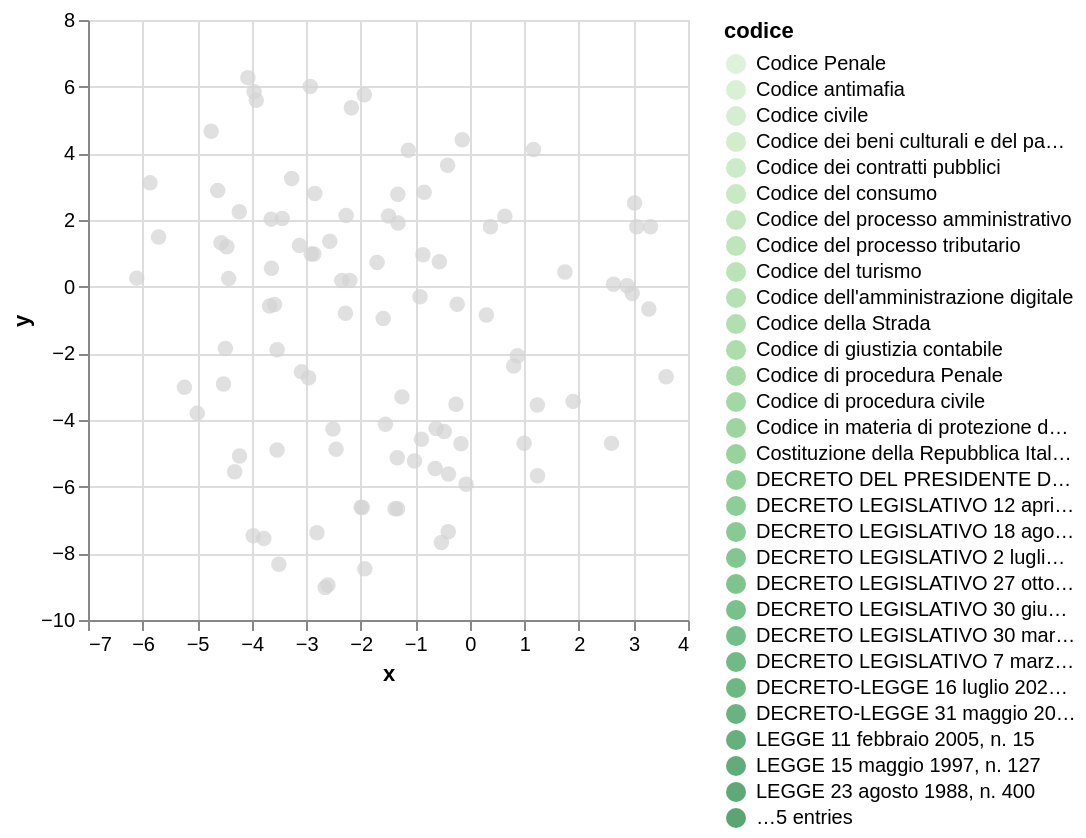

Write a Vega-Lite specification for this figure.
### Vega-Lite specification from a JSON file in a GitHub repository (floating-point values rounded to 4 significant figures)
{"config": {"view": {"continuousWidth": 300, "continuousHeight": 300}}, "data": {"name": "data-4ca718be0612392f8a6ee9886c7cbef7"}, "mark": {"type": "circle", "size": 60}, "encoding": {"color": {"condition": {"param": "param_1", "empty": false, "field": "codice", "scale": {"scheme": "greens"}, "type": "nominal"}, "value": "lightgray"}, "tooltip": [{"field": "codice", "type": "nominal"}], "x": {"field": "x", "type": "quantitative"}, "y": {"field": "y", "type": "quantitative"}}, "params": [{"name": "param_1", "select": {"type": "point", "fields": ["codice"]}, "bind": "legend"}], "$schema": "https://vega.github.io/schema/vega-lite/v5.17.0.json", "datasets": {"data-4ca718be0612392f8a6ee9886c7cbef7": [{"x": 2.635, "y": 0.07115, "codice": "Codice dei contratti pubblici"}, {"x": -3.266, "y": 3.244, "codice": "DECRETO LEGISLATIVO 30 giugno 2003, n. 196"}, {"x": -0.1385, "y": 4.408, "codice": "Codice in materia di protezione dei dati personali"}, {"x": 1.238, "y": -3.55, "codice": "Codice della Strada"}, {"x": -1.371, "y": -6.665, "codice": "Codice di procedura Penale"}, {"x": -3.971, "y": -7.471, "codice": "Codice di procedura Penale"}, {"x": -0.5215, "y": -7.678, "codice": "Codice di procedura Penale"}, {"x": -0.8593, "y": 0.9549, "codice": "Codice dell'amministrazione digitale"}, {"x": -4.226, "y": 2.249, "codice": "DECRETO LEGISLATIVO 18 agosto 2000, n. 267"}, {"x": -0.3914, "y": -5.621, "codice": "Codice civile"}, {"x": 3.02, "y": 2.508, "codice": "Codice dei contratti pubblici"}, {"x": -3.087, "y": -2.556, "codice": "Codice di procedura civile"}, {"x": -3.955, "y": 5.846, "codice": "Versione consolidata del trattato sul funzionamento dell'Unione europea"}, {"x": -3.915, "y": 5.593, "codice": "Trattato che istituisce la Comunità europea"}, {"x": 3.599, "y": -2.7, "codice": "Codice del consumo"}, {"x": -1.33, "y": -5.132, "codice": "Codice di procedura civile"}, {"x": -2.843, "y": 2.797, "codice": "DECRETO LEGISLATIVO 12 aprile 2006, n. 163"}, {"x": -1.994, "y": -6.616, "codice": "Codice Penale"}, {"x": -4.56, "y": 1.315, "codice": "DECRETO DEL PRESIDENTE DELLA REPUBBLICA 20 marzo 1967, n. 223"}, {"x": -2.452, "y": -4.877, "codice": "Codice civile"}, {"x": 0.6425, "y": 2.115, "codice": "LEGGE 7 aprile 2014, n. 56"}, {"x": -5.232, "y": -3.021, "codice": "Codice antimafia"}, {"x": -5.863, "y": 3.114, "codice": "DECRETO LEGISLATIVO 18 agosto 2000, n. 267"}, {"x": -0.8861, "y": -4.579, "codice": "Codice civile"}, {"x": -4.996, "y": -3.801, "codice": "Codice di procedura civile"}, {"x": -3.641, "y": 2.026, "codice": "DECRETO LEGISLATIVO 12 aprile 2006, n. 163"}, {"x": -0.4072, "y": 3.641, "codice": "DECRETO LEGISLATIVO 18 agosto 2000, n. 267"}, {"x": 2.598, "y": -4.701, "codice": "Codice del consumo"}, {"x": -2.347, "y": 0.1833, "codice": "DECRETO LEGISLATIVO 7 marzo 2005, n. 82"}, {"x": -3.776, "y": -7.555, "codice": "Codice Penale"}, {"x": -4.422, "y": 0.2414, "codice": "LEGGE 11 febbraio 2005, n. 15"}, {"x": -0.2542, "y": -3.527, "codice": "Codice civile"}, {"x": -5.706, "y": 1.489, "codice": "LEGGE 23 agosto 1988, n. 400"}, {"x": -1.546, "y": -4.125, "codice": "Codice di procedura civile"}, {"x": 1.744, "y": 0.4403, "codice": "Codice del consumo"}, {"x": 2.977, "y": -0.2043, "codice": "Codice dei contratti pubblici"}, {"x": -3.636, "y": 0.5548, "codice": "DECRETO LEGISLATIVO 27 ottobre 2009, n. 150"}, {"x": -0.4691, "y": -4.346, "codice": "Codice civile"}, {"x": -4.622, "y": 2.882, "codice": "DECRETO LEGISLATIVO 18 agosto 2000, n. 267"}, {"x": -0.2311, "y": -0.5271, "codice": "Codice del turismo"}, {"x": -3.534, "y": -4.903, "codice": "Codice civile"}, {"x": -1.933, "y": 5.757, "codice": "Regolamento (UE) 2021/1060 del Parlamento europeo e del Consiglio del 24 giugno 2021 recante le disposizioni comuni applicabili al Fondo europeo di sviluppo regionale, al Fondo sociale europeo Plus, al Fondo di coesione, al Fondo per una transizione giusta, al Fondo europeo per gli affari marittimi, la pesca e l’acquacoltura, e le regole finanziarie applicabili a tali fondi e al Fondo Asilo, migrazione e integrazione, al Fondo Sicurezza interna e allo Strumento di sostegno finanziario per la gestione delle frontiere e la politica dei visti"}, {"x": 3.282, "y": -0.6685, "codice": "Codice dei contratti pubblici"}, {"x": -1.315, "y": 1.909, "codice": "DECRETO-LEGGE 31 maggio 2010, n. 78"}, {"x": -0.6181, "y": -4.256, "codice": "Codice civile"}, {"x": -4.311, "y": -5.554, "codice": "Codice Penale"}, {"x": -1.7, "y": 0.7255, "codice": "LEGGE 11 febbraio 2005, n. 15"}, {"x": -2.2, "y": 0.1874, "codice": "DECRETO LEGISLATIVO 7 marzo 2005, n. 82"}, {"x": -4.742, "y": 4.665, "codice": "Costituzione della Repubblica Italiana"}, {"x": -2.802, "y": -7.382, "codice": "Codice Penale"}, {"x": 0.8737, "y": -2.071, "codice": "Codice dei beni culturali e del paesaggio"}, {"x": -4.069, "y": 6.271, "codice": "Versione consolidata del trattato sul funzionamento dell'Unione europea"}, {"x": -1.588, "y": -0.9536, "codice": "Codice in materia di protezione dei dati personali"}, {"x": 1.168, "y": 4.113, "codice": "DECRETO LEGISLATIVO 27 ottobre 2009, n. 150"}, {"x": -1.972, "y": -6.624, "codice": "Codice Penale"}, {"x": 0.9964, "y": -4.698, "codice": "Codice di giustizia contabile"}, {"x": 1.242, "y": -5.673, "codice": "Codice del processo tributario"}, {"x": -4.516, "y": -2.918, "codice": "Codice del processo amministrativo"}, {"x": -2.908, "y": 0.9777, "codice": "DECRETO LEGISLATIVO 30 giugno 2003, n. 196"}, {"x": -0.9132, "y": -0.3022, "codice": "Codice del turismo"}, {"x": -1.015, "y": -5.231, "codice": "Codice di procedura civile"}, {"x": -0.836, "y": 2.832, "codice": "DECRETO LEGISLATIVO 30 giugno 2003, n. 196"}, {"x": -3.44, "y": 2.042, "codice": "DECRETO LEGISLATIVO 12 aprile 2006, n. 163"}, {"x": -3.58, "y": -0.5337, "codice": "DECRETO LEGISLATIVO 2 luglio 2010, n. 104"}, {"x": -0.3959, "y": -7.352, "codice": "Codice di procedura Penale"}, {"x": -4.456, "y": 1.197, "codice": "DECRETO DEL PRESIDENTE DELLA REPUBBLICA 20 marzo 1967, n. 223"}, {"x": 3.312, "y": 1.797, "codice": "Codice dei contratti pubblici"}, {"x": -3.122, "y": 1.235, "codice": "DECRETO LEGISLATIVO 30 giugno 2003, n. 196"}, {"x": 0.8044, "y": -2.379, "codice": "Codice dei beni culturali e del paesaggio"}, {"x": -1.325, "y": -6.664, "codice": "Codice Penale"}, {"x": -0.636, "y": -5.457, "codice": "Codice civile"}, {"x": -2.268, "y": 2.137, "codice": "DECRETO LEGISLATIVO 30 marzo 2001, n. 165"}, {"x": 2.885, "y": 0.02525, "codice": "Codice dei contratti pubblici"}, {"x": -0.5584, "y": 0.7486, "codice": "Codice dell'amministrazione digitale"}, {"x": -3.67, "y": -0.5826, "codice": "DECRETO LEGISLATIVO 2 luglio 2010, n. 104"}, {"x": 1.894, "y": -3.442, "codice": "Codice della Strada"}, {"x": -4.482, "y": -1.852, "codice": "Codice del processo amministrativo"}, {"x": -2.859, "y": 0.9786, "codice": "DECRETO LEGISLATIVO 30 giugno 2003, n. 196"}, {"x": -3.532, "y": -1.891, "codice": "Codice del processo amministrativo"}, {"x": -2.508, "y": -4.269, "codice": "Codice civile"}, {"x": -1.49, "y": 2.12, "codice": "DECRETO-LEGGE 16 luglio 2020, n. 76"}, {"x": -0.1622, "y": -4.715, "codice": "Codice civile"}, {"x": -6.106, "y": 0.256, "codice": "DECRETO LEGISLATIVO 30 giugno 2003, n. 196"}, {"x": -2.925, "y": 6.007, "codice": "Trattato che istituisce la Comunità europea"}, {"x": -2.171, "y": 5.365, "codice": "Regolamento (UE) 2021/1149 del Parlamento europeo e del Consiglio del 7 luglio 2021 che istituisce il Fondo Sicurezza interna"}, {"x": -0.06832, "y": -5.925, "codice": "Codice di procedura civile"}, {"x": -1.32, "y": 2.772, "codice": "DECRETO LEGISLATIVO 18 agosto 2000, n. 267"}, {"x": -2.651, "y": -9.024, "codice": "Codice Penale"}, {"x": 0.3783, "y": 1.797, "codice": "LEGGE 7 aprile 2014, n. 56"}, {"x": -2.955, "y": -2.73, "codice": "Codice civile"}, {"x": 0.3041, "y": -0.8498, "codice": "Codice del turismo"}, {"x": -2.568, "y": 1.361, "codice": "DECRETO LEGISLATIVO 30 giugno 2003, n. 196"}, {"x": -1.926, "y": -8.466, "codice": "Codice Penale"}, {"x": -3.501, "y": -8.327, "codice": "Codice Penale"}, {"x": -1.244, "y": -3.306, "codice": "Codice civile"}, {"x": -2.28, "y": -0.7999, "codice": "LEGGE 15 maggio 1997, n. 127"}, {"x": -1.128, "y": 4.094, "codice": "LEGGE 15 maggio 1997, n. 127"}, {"x": -4.222, "y": -5.079, "codice": "Codice di procedura civile"}, {"x": 3.061, "y": 1.8, "codice": "Codice dei contratti pubblici"}, {"x": -2.601, "y": -8.953, "codice": "Codice Penale"}]}}
